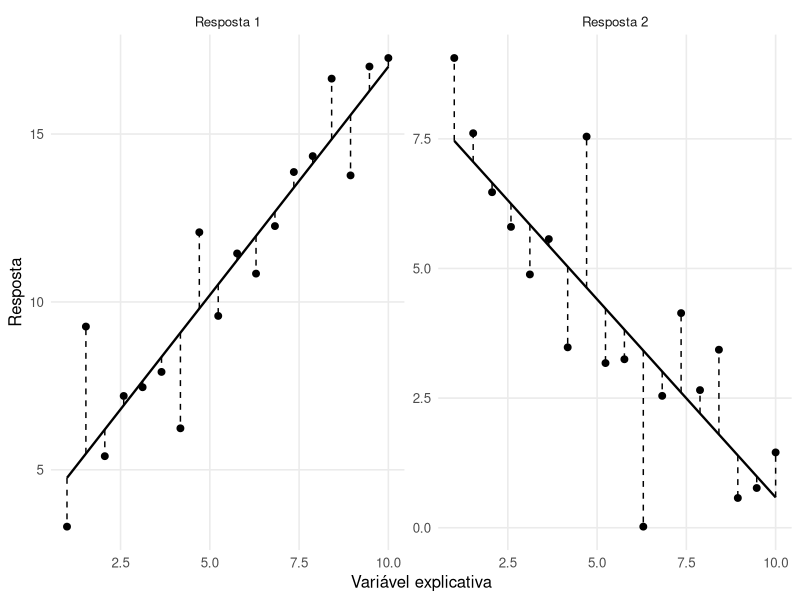

The R script that drew this image:
## ---- chunk 1
#| label: fig-ajustes-residuos-multivariados
#| fig-cap: "Valores observados, retas ajustadas e resíduos para duas respostas modeladas pela mesma variável explicativa."
#| echo: false
#| warning: false
#| message: false
#| fig-width: 9
#| fig-height: 4.5
#| fig-align: center

set.seed(1140)

x_ajuste <- seq(
  1,
  10,
  length.out = 18
)

Z_ajuste <- cbind(
  1,
  x_ajuste
)

B_ajuste <- matrix(
  c(
    3.0, 8.0,
    1.4, -0.7
  ),
  nrow = 2,
  byrow = TRUE
)

Sigma_ajuste <- matrix(
  c(
    2.5, 1.0,
    1.0, 1.8
  ),
  nrow = 2,
  byrow = TRUE
)

erros_ajuste <- MASS::mvrnorm(
  n = length(
    x_ajuste
  ),
  mu = c(
    0,
    0
  ),
  Sigma = Sigma_ajuste
)

Y_ajuste <- Z_ajuste %*%
  B_ajuste +
  erros_ajuste

B_estimado <- solve(
  crossprod(
    Z_ajuste
  ),
  crossprod(
    Z_ajuste,
    Y_ajuste
  )
)

Y_estimado <- Z_ajuste %*%
  B_estimado

dados_ajuste <- rbind(
  data.frame(
    x = x_ajuste,
    Observado = Y_ajuste[, 1],
    Ajustado = Y_estimado[, 1],
    Resposta = "Resposta 1"
  ),
  data.frame(
    x = x_ajuste,
    Observado = Y_ajuste[, 2],
    Ajustado = Y_estimado[, 2],
    Resposta = "Resposta 2"
  )
)

ggplot2::ggplot(
  dados_ajuste,
  ggplot2::aes(
    x = x,
    y = Observado
  )
) +
  ggplot2::geom_segment(
    ggplot2::aes(
      xend = x,
      y = Ajustado,
      yend = Observado
    ),
    linewidth = 0.5,
    linetype = "dashed"
  ) +
  ggplot2::geom_line(
    ggplot2::aes(
      y = Ajustado
    ),
    linewidth = 0.8
  ) +
  ggplot2::geom_point(
    size = 2
  ) +
  ggplot2::facet_wrap(
    ~Resposta,
    nrow = 1,
    scales = "free_y"
  ) +
  ggplot2::labs(
    x = "Variável explicativa",
    y = "Resposta"
  ) +
  ggplot2::theme_minimal(
    base_size = 12
  ) +
  ggplot2::theme(
    panel.grid.minor = ggplot2::element_blank()
  )
